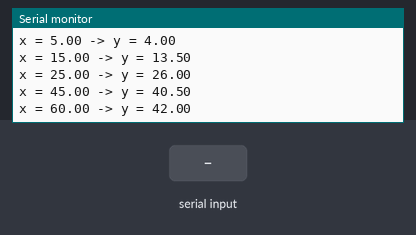
Bench run of a sketch on a simulated Arduino Uno, built with avr-gcc and run on an emulated ATmega328P. On the bench: the last lines printed to the serial monitor. The inputs (shaded band) are chosen by the test bench.

Above: at 1.3 s.
1.4 s: "90,45\n" received over Serial
At 4.1 s:
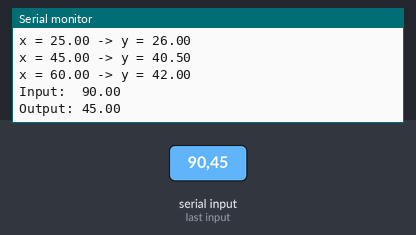
4.4 s: "30,150\n" received over Serial
At 6.7 s:
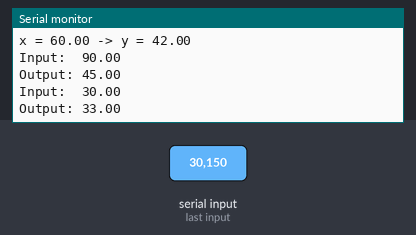

Measured:
- after the input at 1.4 s, the serial monitor: prints a new line after 1.7 s (image 1)
- after the input at 4.4 s, the serial monitor: prints a new line after 1.7 s (image 2)

The sketch:

LookupTableInterp.ino
```cpp
/*
  Lookup Table with Linear Interpolation for Arduino
  ---------------------------------------------------
  Stores a set of (x, y) points and interpolates between them
  for any x value you look up. Useful for sensor calibration
  curves, custom response curves, thermocouple tables, etc.

  - Table must be sorted by x in ascending order.
  - Values outside the table range are extrapolated using
    the slope of the nearest end segment (not clamped).
  - Uses PROGMEM so the table lives in flash, not RAM
    (handy on boards like the Uno with only 2KB of RAM).
*/

const int TABLE_SIZE = 6;
String inputNum;
float inputNumFloat;
float lookupNum;

// EDIT THESE: your own (x, y) calibration points
const float xPoints[TABLE_SIZE] PROGMEM = {0.0, 10.0, 20.0, 30.0, 40.0, 50.0};
const float yPoints[TABLE_SIZE] PROGMEM = {0.0, 8.0, 19.0, 33.0, 40.0, 41.0};

float lookup(float x) {
  // Read endpoint values from PROGMEM
  float xFirst = pgm_read_float(&xPoints[0]);
  float xLast  = pgm_read_float(&xPoints[TABLE_SIZE - 1]);

  // Below range: extrapolate using the slope of the first segment
  if (x < xFirst) {
    float x0 = pgm_read_float(&xPoints[0]);
    float x1 = pgm_read_float(&xPoints[1]);
    float y0 = pgm_read_float(&yPoints[0]);
    float y1 = pgm_read_float(&yPoints[1]);
    float slope = (y1 - y0) / (x1 - x0);
    return y0 + slope * (x - x0);
  }

  // Above range: extrapolate using the slope of the last segment
  if (x > xLast) {
    float x0 = pgm_read_float(&xPoints[TABLE_SIZE - 2]);
    float x1 = pgm_read_float(&xPoints[TABLE_SIZE - 1]);
    float y0 = pgm_read_float(&yPoints[TABLE_SIZE - 2]);
    float y1 = pgm_read_float(&yPoints[TABLE_SIZE - 1]);
    float slope = (y1 - y0) / (x1 - x0);
    return y0 + slope * (x - x0);
  }

  // Find the two points that bracket x
  for (int i = 0; i < TABLE_SIZE - 1; i++) {
    float x0 = pgm_read_float(&xPoints[i]);
    float x1 = pgm_read_float(&xPoints[i + 1]);

    if (x >= x0 && x <= x1) {
      float y0 = pgm_read_float(&yPoints[i]);
      float y1 = pgm_read_float(&yPoints[i + 1]);

      // Linear interpolation formula
      float t = (x - x0) / (x1 - x0);
      return y0 + t * (y1 - y0);
    }
  }

  return 0.0; // shouldn't reach here
}

void setup() {
  Serial.begin(9600);

  // Example usage (includes points below/above the table range,
  // and a negative x, to demonstrate extrapolation)
  float testInputs[] = {-15.0, -5.0, 0.0, 5.0, 15.0, 25.0, 45.0, 60.0};
  for (int i = 0; i < 8; i++) {
    float x = testInputs[i];
    Serial.print("x = ");
    Serial.print(x);
    Serial.print(" -> y = ");
    Serial.println(lookup(x));
  }
}

void loop() {
  if (Serial.available() > 0) {
    inputNum = Serial.readString();
    inputNumFloat = inputNum.toFloat();
    Serial.print("Input:  ");
    Serial.println(inputNumFloat);
    lookupNum = lookup(inputNumFloat);
    Serial.print("Output: ");
    Serial.println(lookupNum);

  }

  delay(2000);
}
```
